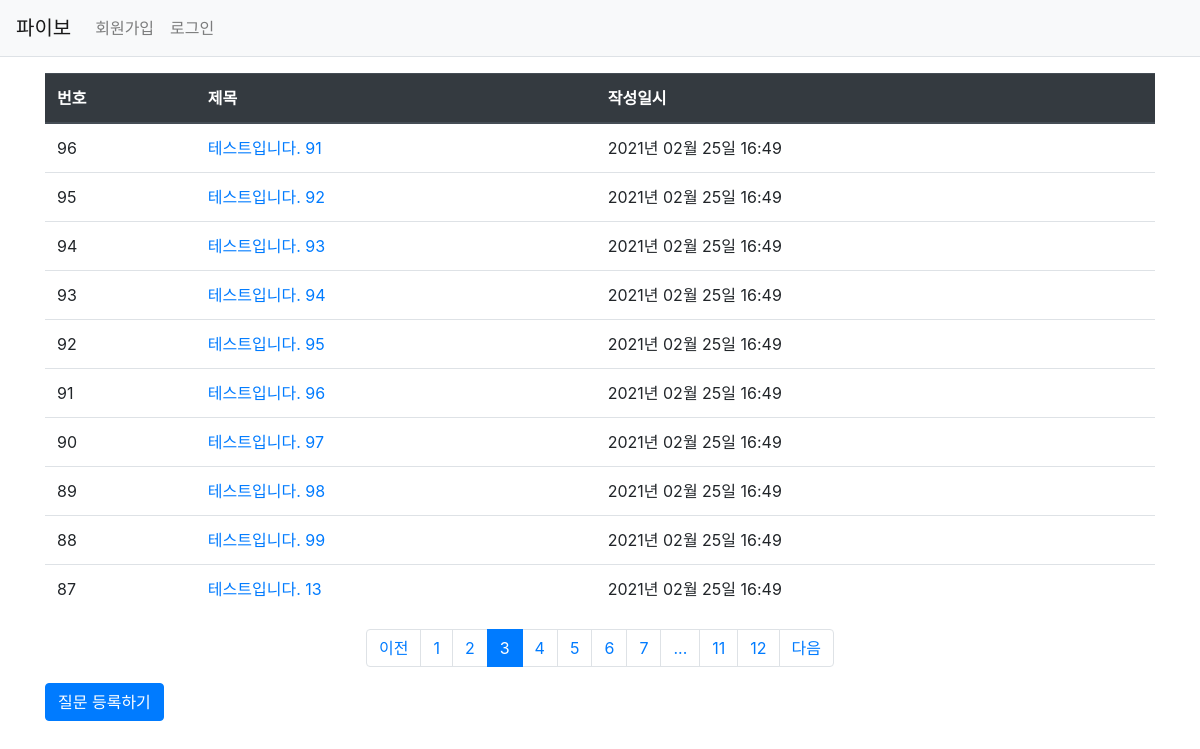
The page /question/list?page=3 on the database its author committed.
### Pybo/models.py (models this page shows)
class Question(db.Model):
    id = db.Column(db.Integer, primary_key=True)  # primary_key는 중복되지 않는 값임
    subject = db.Column(db.String(200), nullable=False)
    content = db.Column(db.Text(), nullable=False)
    create_date = db.Column(db.DateTime(), nullable=False)

### Pybo/views/question_views.py (the view)
@bp.route('/list')
def qlist():
    page = request.args.get('page', type=int, default=1)
    question_list = Question.query.order_by(Question.create_date.desc())
    question_list = question_list.paginate(page, per_page=10)
    print(question_list.total)
    print(question_list.per_page)
    print(question_list.iter_pages)
    print(question_list.prev_num)
    return render_template('question/question_list.html', question_list=question_list)

### Pybo/filter.py (called while the page is built)
def format_datetime(value, fmt='%Y년 %m월 %d일 %H:%M'):
    return value.strftime(fmt)

### Pybo/views/auth_views.py (called while the page is built)
@bp.before_app_request
def load_logged_ina_user():
    user_id = session.get('user_id')
    if user_id is None:
        g.user = None
    else:
        g.user = User.query.get(user_id)

### Pybo/templates/question/question_list.html (shortened to what this page needs)
{% extends 'base.html' %}
{% block content %}
<link rel="stylesheet" href="{{url_for('static', filename='bootstrap.min.css')}}">
<div class="container my-3">
    <table class="table">
        <thead>
            <tr class="thead-dark">
                <th>번호</th>
                <th>제목</th>
                <th>작성일시</th>
            </tr>
        </thead>
        <tbody>
            {% if question_list %}
                {% for question in question_list.items %}
                <tr>
                    <td>{{ question_list.total - ((question_list.page-1) * question_list.per_page) - loop.index0 }}</td>
                    <td>
                        <a href="{{ url_for('question.detail', question_id=question.id) }}"> {{question.subject}} </a>
                    </td>
                    <td>
                        {{ question.create_date | datetime }}
                    </td>
                </tr>
                {% endfor %}
            {% else %}
            <tr>
                <td colspan="'3">질문이 없습니다.</td>
            </tr>
            {% endif %}
        </tbody>
    </table>
    <ul class="pagination justify-content-center">
        {% if question_list.has_prev %}
        <li class="page-item">
            <a class="page-link" href="?page={{ question_list.prev_num }}">이전</a>
        </li>
        {% else %}
        <li class="page-item disabled">
            <a class="page-link" tabindex="-1" aria-disabled="true" href="#">이전</a>
        </li>
        {% endif %}
        {% for page_num in question_list.iter_pages() %}
            {% if page_num %}
                {% if page_num != question_list.page %}
                <li class="page-item">
                    <a class="page-link" href="?page={{ page_num }}">{{ page_num }}</a>
                </li>
                {% else %}
                <li class="page-item active" aria-current="page">
                    <a class="page-link" href="#">{{ page_num }}</a>
                </li>
                {% endif %}
           {% else %}
                <li class="disabled">
                    <a class="page-link" href="#">...</a>
                </li>
           {% endif %}
        {% endfor %}
        {% if question_list.has_next %}
        <li class="page-item">
            <a class="page-link" href="?page={{ question_list.next_num }}">다음</a>
        </li>
        {% else %}
        <li class="page-item disabled">
            <a class="page-link" tabindex="-1" aria-disabled="true" href="#">다음</a>
        </li>
        {% endif %}
    </ul>
    <a href="{{url_for('question.create')}}" class="btn btn-primary">질문 등록하기</a>
</div>
{% endblock %}

### rows shown on the page
Question: total "96", subject "테스트입니다. 91", create_date "2021년 02월 25일 16:49"
Question: total "95", subject "테스트입니다. 92", create_date "2021년 02월 25일 16:49"
Question: total "94", subject "테스트입니다. 93", create_date "2021년 02월 25일 16:49"
Question: total "93", subject "테스트입니다. 94", create_date "2021년 02월 25일 16:49"
Question: total "92", subject "테스트입니다. 95", create_date "2021년 02월 25일 16:49"
Question: total "91", subject "테스트입니다. 96", create_date "2021년 02월 25일 16:49"
Question: total "90", subject "테스트입니다. 97", create_date "2021년 02월 25일 16:49"
Question: total "89", subject "테스트입니다. 98", create_date "2021년 02월 25일 16:49"
Question: total "88", subject "테스트입니다. 99", create_date "2021년 02월 25일 16:49"
Question: total "87", subject "테스트입니다. 13", create_date "2021년 02월 25일 16:49"

### other values the page prints
{{ page_num }} "1" "2" "4" "5" "6" "7" "11" "12"
{{ page_num }} "3"
